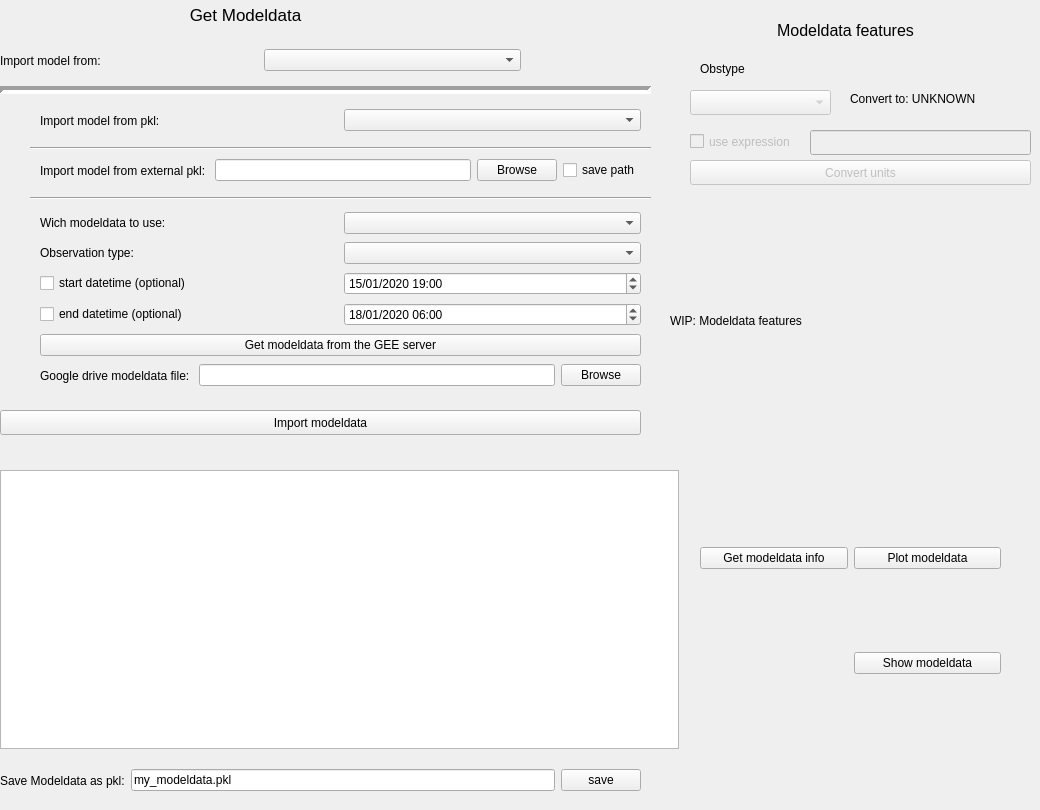
          <widget class="QWidget" name="tab_6">
           <attribute name="title">
            <string>Get Modeldata</string>
           </attribute>
           <widget class="QWidget" name="horizontalLayoutWidget_48">
            <property name="geometry">
             <rect>
              <x>40</x>
              <y>150</y>
              <width>601</width>
              <height>41</height>
             </rect>
            </property>
            <layout class="QHBoxLayout" name="horizontalLayout_52">
             <item>
              <widget class="QLabel" name="label_116">
               <property name="text">
                <string>Import model from external pkl: </string>
               </property>
              </widget>
             </item>
             <item>
              <widget class="QLineEdit" name="external_path"/>
             </item>
             <item>
              <widget class="QPushButton" name="external_browse">
               <property name="text">
                <string>Browse</string>
               </property>
              </widget>
             </item>
             <item>
              <widget class="QCheckBox" name="external_save_path">
               <property name="text">
                <string>save path</string>
               </property>
              </widget>
             </item>
            </layout>
           </widget>
           <widget class="QLabel" name="label_118">
            <property name="geometry">
             <rect>
              <x>0</x>
              <y>0</y>
              <width>491</width>
              <height>29</height>
             </rect>
            </property>
            <property name="font">
             <font>
              <pointsize>13</pointsize>
             </font>
            </property>
            <property name="text">
             <string>Get Modeldata</string>
            </property>
            <property name="alignment">
             <set>Qt::AlignCenter</set>
            </property>
           </widget>
           <widget class="QPushButton" name="import_modeldata">
            <property name="geometry">
             <rect>
              <x>0</x>
              <y>410</y>
              <width>641</width>
              <height>25</height>
             </rect>
            </property>
            <property name="text">
             <string>Import modeldata</string>
            </property>
           </widget>
           <widget class="QWidget" name="horizontalLayoutWidget_49">
            <property name="geometry">
             <rect>
              <x>0</x>
              <y>40</y>
              <width>521</width>
              <height>41</height>
             </rect>
            </property>
            <layout class="QHBoxLayout" name="horizontalLayout_53">
             <item>
              <widget class="QLabel" name="label_115">
               <property name="text">
                <string>Import model from: </string>
               </property>
              </widget>
             </item>
             <item>
              <widget class="QComboBox" name="model_method"/>
             </item>
            </layout>
           </widget>
           <widget class="QWidget" name="horizontalLayoutWidget_50">
            <property name="geometry">
             <rect>
              <x>40</x>
              <y>100</y>
              <width>601</width>
              <height>41</height>
             </rect>
            </property>
            <layout class="QHBoxLayout" name="horizontalLayout_54">
             <item>
              <widget class="QLabel" name="label_120">
               <property name="text">
                <string>Import model from pkl: </string>
               </property>
              </widget>
             </item>
             <item>
              <widget class="QComboBox" name="select_pkl"/>
             </item>
            </layout>
           </widget>
           <widget class="Line" name="line_7">
            <property name="geometry">
             <rect>
              <x>0</x>
              <y>80</y>
              <width>651</width>
              <height>20</height>
             </rect>
            </property>
            <property name="lineWidth">
             <number>4</number>
            </property>
            <property name="orientation">
             <enum>Qt::Horizontal</enum>
            </property>
           </widget>
           <widget class="Line" name="line_8">
            <property name="geometry">
             <rect>
              <x>30</x>
              <y>140</y>
              <width>621</width>
              <height>16</height>
             </rect>
            </property>
            <property name="orientation">
             <enum>Qt::Horizontal</enum>
            </property>
           </widget>
           <widget class="Line" name="line_9">
            <property name="geometry">
             <rect>
              <x>30</x>
              <y>190</y>
              <width>621</width>
              <height>16</height>
             </rect>
            </property>
            <property name="orientation">
             <enum>Qt::Horizontal</enum>
            </property>
           </widget>
           <widget class="QWidget" name="gridLayoutWidget_15">
            <property name="geometry">
             <rect>
              <x>40</x>
              <y>210</y>
              <width>601</width>
              <height>122</height>
             </rect>
            </property>
            <layout class="QGridLayout" name="gridLayout_17">
             <item row="2" column="1">
              <widget class="QDateTimeEdit" name="gee_startdt">
               <property name="date">
                <date>
                 <year>2020</year>
                 <month>1</month>
                 <day>15</day>
                </date>
               </property>
               <property name="time">
                <time>
                 <hour>19</hour>
                 <minute>0</minute>
                 <second>0</second>
                </time>
               </property>
               <property name="displayFormat">
                <string>dd/MM/yyyy HH:mm</string>
               </property>
              </widget>
             </item>
             <item row="3" column="0">
              <widget class="QCheckBox" name="use_enddt">
               <property name="text">
                <string>end datetime (optional)</string>
               </property>
              </widget>
             </item>
             <item row="3" column="1">
              <widget class="QDateTimeEdit" name="gee_enddt">
               <property name="date">
                <date>
                 <year>2020</year>
                 <month>1</month>
                 <day>18</day>
                </date>
               </property>
               <property name="time">
                <time>
                 <hour>6</hour>
                 <minute>0</minute>
                 <second>2</second>
                </time>
               </property>
               <property name="displayFormat">
                <string>dd/MM/yyyy HH:mm</string>
               </property>
              </widget>
             </item>
             <item row="0" column="0">
              <widget class="QLabel" name="label_119">
               <property name="text">
                <string>Wich modeldata to use:</string>
               </property>
              </widget>
             </item>
             <item row="0" column="1">
              <widget class="QComboBox" name="gee_modelname"/>
             </item>
             <item row="2" column="0">
              <widget class="QCheckBox" name="use_startdt">
               <property name="text">
                <string>start datetime (optional)</string>
               </property>
              </widget>
             </item>
             <item row="1" column="0">
              <widget class="QLabel" name="label_103">
               <property name="text">
                <string>Observation type:</string>
               </property>
              </widget>
             </item>
             <item row="1" column="1">
              <widget class="QComboBox" name="model_obstype"/>
             </item>
            </layout>
           </widget>
           <widget class="QWidget" name="horizontalLayoutWidget_51">
            <property name="geometry">
             <rect>
              <x>40</x>
              <y>330</y>
              <width>601</width>
              <height>31</height>
             </rect>
            </property>
            <layout class="QHBoxLayout" name="horizontalLayout_55">
             <item>
              <widget class="QPushButton" name="get_gee_modeldata">
               <property name="text">
                <string>Get modeldata from the GEE server</string>
               </property>
              </widget>
             </item>
            </layout>
           </widget>
           <widget class="QWidget" name="horizontalLayoutWidget_52">
            <property name="geometry">
             <rect>
              <x>40</x>
              <y>360</y>
              <width>601</width>
              <height>31</height>
             </rect>
            </property>
            <layout class="QHBoxLayout" name="horizontalLayout_56">
             <item>
              <widget class="QLabel" name="label_121">
               <property name="text">
                <string>Google drive modeldata file: </string>
               </property>
              </widget>
             </item>
             <item>
              <widget class="QLineEdit" name="drive_path"/>
             </item>
             <item>
              <widget class="QPushButton" name="browse_drive">
               <property name="text">
                <string>Browse</string>
               </property>
              </widget>
             </item>
            </layout>
           </widget>
           <widget class="QWidget" name="horizontalLayoutWidget_53">
            <property name="geometry">
             <rect>
              <x>0</x>
              <y>760</y>
              <width>641</width>
              <height>41</height>
             </rect>
            </property>
            <layout class="QHBoxLayout" name="horizontalLayout_57">
             <item>
              <widget class="QLabel" name="label_117">
               <property name="text">
                <string>Save Modeldata as pkl:</string>
               </property>
              </widget>
             </item>
             <item>
              <widget class="QLineEdit" name="save_model_pkl">
               <property name="text">
                <string>my_modeldata.pkl</string>
               </property>
              </widget>
             </item>
             <item>
              <widget class="QPushButton" name="model_save">
               <property name="text">
                <string>save</string>
               </property>
              </widget>
             </item>
            </layout>
           </widget>
           <widget class="QPlainTextEdit" name="prompt_modeldata">
            <property name="geometry">
             <rect>
              <x>0</x>
              <y>470</y>
              <width>679</width>
              <height>279</height>
             </rect>
            </property>
           </widget>
           <widget class="QWidget" name="gridLayoutWidget_16">
            <property name="geometry">
             <rect>
              <x>700</x>
              <y>470</y>
              <width>301</width>
              <height>281</height>
             </rect>
            </property>
            <layout class="QGridLayout" name="gridLayout_18">
             <item row="0" column="1">
              <widget class="QPushButton" name="plot_modeldata">
               <property name="enabled">
                <bool>true</bool>
               </property>
               <property name="text">
                <string>Plot modeldata</string>
               </property>
              </widget>
             </item>
             <item row="0" column="0">
              <widget class="QPushButton" name="get_modeldata_info">
               <property name="enabled">
                <bool>true</bool>
               </property>
               <property name="text">
                <string>Get modeldata info</string>
               </property>
               <property name="checkable">
                <bool>false</bool>
               </property>
              </widget>
             </item>
             <item row="1" column="1">
              <widget class="QPushButton" name="show_modeldata">
               <property name="text">
                <string>Show modeldata</string>
               </property>
              </widget>
             </item>
            </layout>
           </widget>
           <widget class="QWidget" name="horizontalLayoutWidget_35">
            <property name="geometry">
             <rect>
              <x>670</x>
              <y>220</y>
              <width>341</width>
              <height>201</height>
             </rect>
            </property>
            <layout class="QHBoxLayout" name="horizontalLayout_39">
             <item>
              <widget class="QLabel" name="label_102">
               <property name="text">
                <string>WIP: Modeldata features </string>
               </property>
              </widget>
             </item>
            </layout>
           </widget>
           <widget class="QWidget" name="horizontalLayoutWidget_36">
            <property name="geometry">
             <rect>
              <x>660</x>
              <y>10</y>
              <width>371</width>
              <height>41</height>
             </rect>
            </property>
            <layout class="QHBoxLayout" name="horizontalLayout_40">
             <item>
              <widget class="QLabel" name="label_104">
               <property name="font">
                <font>
                 <pointsize>12</pointsize>
                </font>
               </property>
               <property name="text">
                <string>Modeldata features</string>
               </property>
               <property name="alignment">
                <set>Qt::AlignCenter</set>
               </property>
              </widget>
             </item>
            </layout>
           </widget>
           <widget class="QComboBox" name="obstype_convertor">
            <property name="enabled">
             <bool>false</bool>
            </property>
            <property name="geometry">
             <rect>
              <x>690</x>
              <y>90</y>
              <width>141</width>
              <height>25</height>
             </rect>
            </property>
           </widget>
           <widget class="QLineEdit" name="conv_expression">
            <property name="enabled">
             <bool>false</bool>
            </property>
            <property name="geometry">
             <rect>
              <x>810</x>
              <y>130</y>
              <width>221</width>
              <height>25</height>
             </rect>
            </property>
           </widget>
           <widget class="QLabel" name="label_105">
            <property name="geometry">
             <rect>
              <x>700</x>
              <y>60</y>
              <width>111</width>
              <height>17</height>
             </rect>
            </property>
            <property name="text">
             <string>Obstype</string>
            </property>
           </widget>
           <widget class="QLabel" name="convert_to">
            <property name="geometry">
             <rect>
              <x>850</x>
              <y>90</y>
              <width>151</width>
              <height>17</height>
             </rect>
            </property>
            <property name="text">
             <string>Convert to: UNKNOWN</string>
            </property>
           </widget>
           <widget class="QCheckBox" name="use_expression">
            <property name="enabled">
             <bool>false</bool>
            </property>
            <property name="geometry">
             <rect>
              <x>690</x>
              <y>130</y>
              <width>111</width>
              <height>23</height>
             </rect>
            </property>
            <property name="text">
             <string>use expression</string>
            </property>
           </widget>
           <widget class="QPushButton" name="conv_units">
            <property name="enabled">
             <bool>false</bool>
            </property>
            <property name="geometry">
             <rect>
              <x>690</x>
              <y>160</y>
              <width>341</width>
              <height>25</height>
             </rect>
            </property>
            <property name="text">
             <string>Convert units</string>
            </property>
           </widget>
          </widget>
